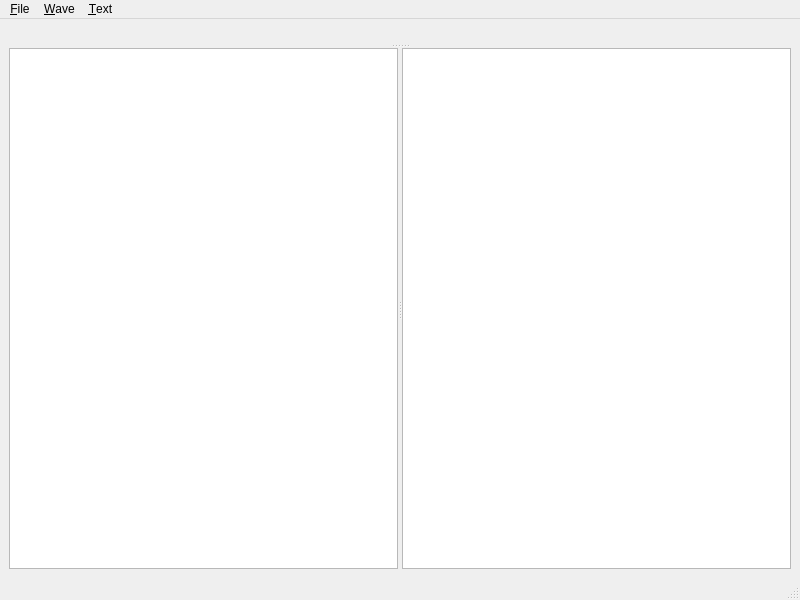
<?xml version="1.0" encoding="UTF-8"?>
<ui version="4.0">
 <class>MainWindow</class>
 <widget class="QMainWindow" name="MainWindow">
  <property name="geometry">
   <rect>
    <x>0</x>
    <y>0</y>
    <width>800</width>
    <height>600</height>
   </rect>
  </property>
  <property name="windowTitle">
   <string>MainWindow</string>
  </property>
  <widget class="QWidget" name="centralwidget">
   <layout class="QVBoxLayout" name="verticalLayout_2">
    <item>
     <widget class="QSplitter" name="splitter_2">
      <property name="orientation">
       <enum>Qt::Vertical</enum>
      </property>
      <widget class="QWidget" name="layoutWidget">
       <layout class="QVBoxLayout" name="verticalLayout">
        <item>
         <widget class="QwtPlot" name="qwtPlot"/>
        </item>
        <item>
         <widget class="Phonon::SeekSlider" name="seekSlider"/>
        </item>
       </layout>
      </widget>
      <widget class="QSplitter" name="splitter">
       <property name="orientation">
        <enum>Qt::Horizontal</enum>
       </property>
       <widget class="QListView" name="listView"/>
       <widget class="QTextEdit" name="textEdit"/>
      </widget>
     </widget>
    </item>
   </layout>
  </widget>
  <widget class="QMenuBar" name="menubar">
   <property name="geometry">
    <rect>
     <x>0</x>
     <y>0</y>
     <width>800</width>
     <height>24</height>
    </rect>
   </property>
   <widget class="QMenu" name="menuFile">
    <property name="title">
     <string>&amp;File</string>
    </property>
    <addaction name="actionExit"/>
   </widget>
   <widget class="QMenu" name="menuWave">
    <property name="title">
     <string>&amp;Wave</string>
    </property>
    <addaction name="actionWaveOpen"/>
    <addaction name="actionStartPause"/>
    <addaction name="actionStop"/>
    <addaction name="actionBack"/>
    <addaction name="actionForward"/>
   </widget>
   <widget class="QMenu" name="menuText">
    <property name="title">
     <string>&amp;Text</string>
    </property>
    <widget class="QMenu" name="menuCursor">
     <property name="title">
      <string>Cursor</string>
     </property>
     <addaction name="actionCursorLeft"/>
     <addaction name="actionCursorRight"/>
     <addaction name="actionCursorUp"/>
     <addaction name="actionCursorDown"/>
    </widget>
    <addaction name="actionInsertTimestamp"/>
    <addaction name="menuCursor"/>
   </widget>
   <addaction name="menuFile"/>
   <addaction name="menuWave"/>
   <addaction name="menuText"/>
  </widget>
  <widget class="QStatusBar" name="statusbar"/>
  <action name="actionWaveOpen">
   <property name="text">
    <string>&amp;Open</string>
   </property>
   <property name="shortcut">
    <string>Ctrl+Shift+O</string>
   </property>
  </action>
  <action name="actionStartPause">
   <property name="text">
    <string>Start</string>
   </property>
   <property name="shortcut">
    <string>Ctrl+;</string>
   </property>
   <property name="shortcutContext">
    <enum>Qt::ApplicationShortcut</enum>
   </property>
  </action>
  <action name="actionStop">
   <property name="text">
    <string>Stop</string>
   </property>
   <property name="shortcut">
    <string>Ctrl+Shift+S</string>
   </property>
  </action>
  <action name="actionPause">
   <property name="text">
    <string>Pause</string>
   </property>
   <property name="shortcut">
    <string>Space</string>
   </property>
  </action>
  <action name="actionInsertTimestamp">
   <property name="text">
    <string>&amp;InsertTimestamp</string>
   </property>
   <property name="shortcut">
    <string>F5</string>
   </property>
  </action>
  <action name="actionExit">
   <property name="text">
    <string>E&amp;xit</string>
   </property>
  </action>
  <action name="actionBack">
   <property name="text">
    <string>Back</string>
   </property>
   <property name="shortcut">
    <string>Ctrl+B</string>
   </property>
   <property name="shortcutContext">
    <enum>Qt::ApplicationShortcut</enum>
   </property>
  </action>
  <action name="actionBack10">
   <property name="checkable">
    <bool>false</bool>
   </property>
   <property name="checked">
    <bool>false</bool>
   </property>
   <property name="text">
    <string>Back10</string>
   </property>
  </action>
  <action name="actionBack15">
   <property name="checkable">
    <bool>false</bool>
   </property>
   <property name="text">
    <string>Back15</string>
   </property>
  </action>
  <action name="actionBack20">
   <property name="checkable">
    <bool>false</bool>
   </property>
   <property name="text">
    <string>Back20</string>
   </property>
  </action>
  <action name="actionBack25">
   <property name="checkable">
    <bool>false</bool>
   </property>
   <property name="text">
    <string>Back25</string>
   </property>
  </action>
  <action name="actionBack30">
   <property name="checkable">
    <bool>false</bool>
   </property>
   <property name="text">
    <string>Back30</string>
   </property>
  </action>
  <action name="actionForward">
   <property name="text">
    <string>Forward</string>
   </property>
   <property name="shortcut">
    <string>Ctrl+N</string>
   </property>
   <property name="shortcutContext">
    <enum>Qt::ApplicationShortcut</enum>
   </property>
  </action>
  <action name="actionCursorLeft">
   <property name="text">
    <string>Left</string>
   </property>
   <property name="shortcut">
    <string>Ctrl+H</string>
   </property>
   <property name="shortcutContext">
    <enum>Qt::ApplicationShortcut</enum>
   </property>
  </action>
  <action name="actionCursorRight">
   <property name="text">
    <string>Right</string>
   </property>
   <property name="shortcut">
    <string>Ctrl+L</string>
   </property>
   <property name="shortcutContext">
    <enum>Qt::ApplicationShortcut</enum>
   </property>
  </action>
  <action name="actionCursorUp">
   <property name="text">
    <string>Up</string>
   </property>
   <property name="shortcutContext">
    <enum>Qt::ApplicationShortcut</enum>
   </property>
  </action>
  <action name="actionCursorDown">
   <property name="text">
    <string>Down</string>
   </property>
   <property name="shortcut">
    <string>Ctrl+J</string>
   </property>
   <property name="shortcutContext">
    <enum>Qt::ApplicationShortcut</enum>
   </property>
  </action>
 </widget>
 <customwidgets>
  <customwidget>
   <class>Phonon::SeekSlider</class>
   <extends>QWidget</extends>
   <header location="global">phonon/seekslider.h</header>
  </customwidget>
  <customwidget>
   <class>QwtPlot</class>
   <extends>QFrame</extends>
   <header>qwt_plot.h</header>
   <container>1</container>
  </customwidget>
 </customwidgets>
 <resources/>
 <connections>
  <connection>
   <sender>actionExit</sender>
   <signal>triggered()</signal>
   <receiver>MainWindow</receiver>
   <slot>close()</slot>
   <hints>
    <hint type="sourcelabel">
     <x>-1</x>
     <y>-1</y>
    </hint>
    <hint type="destinationlabel">
     <x>399</x>
     <y>299</y>
    </hint>
   </hints>
  </connection>
 </connections>
</ui>
